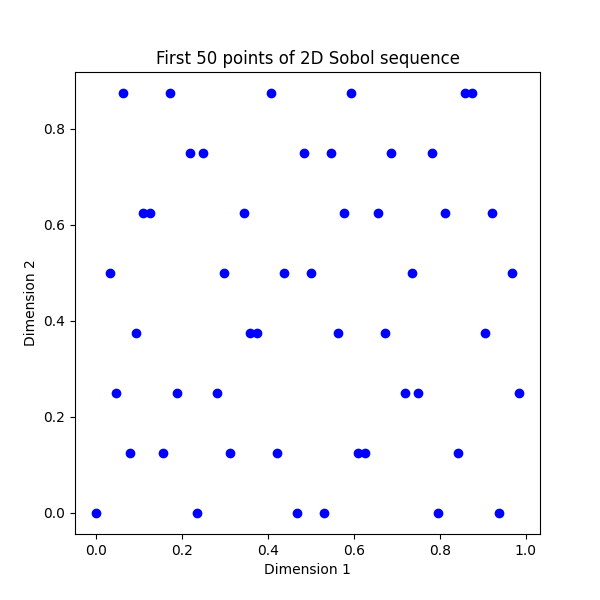

Generate this figure with Python:
import matplotlib.pyplot as plt

def sobol_2d(n_points):
    """
    Generate first `n_points` of a 2D Sobol sequence
    using the polynomial x^3 + x^2 + x + 1 for dimension 2.
    We'll do integer XORs and then divide by 2^32 at the end.
    """
    max_bits = 32  # enough bits for typical use

    # ----------------------------------------------------------------
    # 1) Direction numbers for dimension 1 (simple):
    #    Let v1[j] = 1 << (32 - j).  That means the j-th direction
    #    corresponds to a "1" in the (32-j)-th bit position.
    # ----------------------------------------------------------------
    v1 = [1 << (32 - j) for j in range(1, max_bits+1)]

    # ----------------------------------------------------------------
    # 2) Direction numbers for dimension 2, from polynomial x^3 + x^2 + x + 1.
    #    We are given m1=1, m2=3, m3=5, then for j>3:
    #        m_j = (m_{j-1} << 1) ^ (m_{j-2} << 2) ^ (m_{j-3} << 3)
    #    Then define v2[j] = m_j << (32 - j).
    # ----------------------------------------------------------------
    m = [0, 1, 3, 5]  # index 0 unused; m[1]=1, m[2]=3, m[3]=5
    for j in range(4, max_bits+1):
        mj = (m[j-1] << 1) ^ (m[j-2] << 2) ^ (m[j-3] << 3)
        m.append(mj)
    v2 = [m[j] << (32 - j) for j in range(1, max_bits+1)]

    # ----------------------------------------------------------------
    # 3) Gray-code iteration.  Keep x1_int and x2_int as 32-bit
    #    integers.  Then x1 = x1_int / 2^32 is the float in [0,1).
    # ----------------------------------------------------------------
    points = []
    x1_int = 0
    x2_int = 0

    for i in range(n_points):
        # Convert current integer coordinates to float in [0,1)
        x1 = x1_int / float(1 << 32)
        x2 = x2_int / float(1 << 32)
        points.append((x1, x2))

        # Find rightmost set bit of (i+1) to pick direction
        idx = (i+1) & -(i+1)
        L = idx.bit_length()  # 1-based index of that set bit

        # XOR with the L-th direction number
        x1_int ^= v1[L-1]
        x2_int ^= v2[L-1]

    return points


if __name__ == "__main__":
    n = 50
    sobol_points = sobol_2d(n)

    x_coords = [p[0] for p in sobol_points]
    y_coords = [p[1] for p in sobol_points]

    plt.figure(figsize=(6,6))
    plt.scatter(x_coords, y_coords, marker="o", color="blue")
    plt.title(f"First {n} points of 2D Sobol sequence")
    plt.xlabel("Dimension 1")
    plt.ylabel("Dimension 2")
    plt.show()
    plt.savefig("sobol_sequence.png")